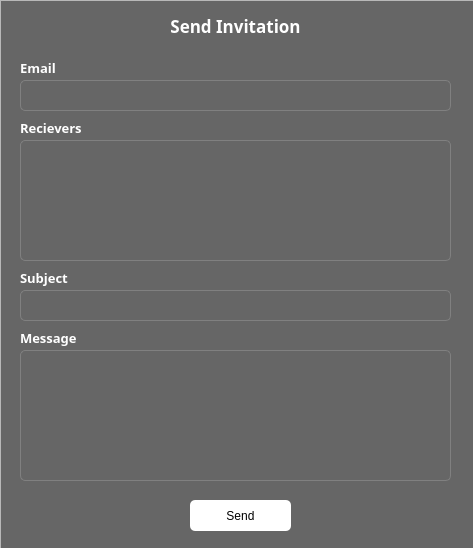
<?xml version="1.0" encoding="UTF-8"?>
<ui version="4.0">
 <class>send_mail</class>
 <widget class="QDialog" name="send_mail">
  <property name="geometry">
   <rect>
    <x>0</x>
    <y>0</y>
    <width>473</width>
    <height>548</height>
   </rect>
  </property>
  <property name="minimumSize">
   <size>
    <width>473</width>
    <height>548</height>
   </size>
  </property>
  <property name="maximumSize">
   <size>
    <width>473</width>
    <height>548</height>
   </size>
  </property>
  <property name="windowTitle">
   <string>Teamfinder : Invite</string>
  </property>
  <property name="styleSheet">
   <string notr="true">*{
	background-color:#666;
font-family:&quot;Poppins&quot;;
color:white;
}
QMessageBox{
	background:none;
	color:black;
}
QMessageBox QLabel{
	background:none;
	color:black;

}
QMessageBox QPushButton{
	color:black;
	background:white;
}
</string>
  </property>
  <widget class="QFrame" name="frame">
   <property name="geometry">
    <rect>
     <x>0</x>
     <y>0</y>
     <width>491</width>
     <height>571</height>
    </rect>
   </property>
   <property name="styleSheet">
    <string notr="true">background:none;
background-color:rgba(32,32,32,.9);</string>
   </property>
   <property name="frameShape">
    <enum>QFrame::StyledPanel</enum>
   </property>
   <property name="frameShadow">
    <enum>QFrame::Raised</enum>
   </property>
   <widget class="QLabel" name="label">
    <property name="geometry">
     <rect>
      <x>0</x>
      <y>5</y>
      <width>471</width>
      <height>41</height>
     </rect>
    </property>
    <property name="font">
     <font>
      <family>Poppins</family>
      <pointsize>13</pointsize>
      <bold>true</bold>
     </font>
    </property>
    <property name="styleSheet">
     <string notr="true">background:none;</string>
    </property>
    <property name="text">
     <string>Send Invitation</string>
    </property>
    <property name="alignment">
     <set>Qt::AlignCenter</set>
    </property>
   </widget>
   <widget class="QListWidget" name="listWidget">
    <property name="geometry">
     <rect>
      <x>20</x>
      <y>140</y>
      <width>431</width>
      <height>121</height>
     </rect>
    </property>
    <property name="styleSheet">
     <string notr="true">QListWidget{
background:none;
background:transparent;
border:1px solid gray;
border-radius:5px;

}

QListWidget::item:selected {
    background-color: transparent;
	outline:none;
	color:white;

}</string>
    </property>
   </widget>
   <widget class="QLineEdit" name="email">
    <property name="geometry">
     <rect>
      <x>20</x>
      <y>80</y>
      <width>431</width>
      <height>31</height>
     </rect>
    </property>
    <property name="styleSheet">
     <string notr="true">QLineEdit{
background:none;
background:transparent;
border:1px solid gray;
border-radius:5px;

}
QLineEdit:focus{
	border-color:#fff;
}</string>
    </property>
   </widget>
   <widget class="QPushButton" name="sendInvite">
    <property name="geometry">
     <rect>
      <x>190</x>
      <y>500</y>
      <width>101</width>
      <height>31</height>
     </rect>
    </property>
    <property name="styleSheet">
     <string notr="true">QPushButton{
background:#fff;
border-radius:5px;
color:black;

}

QPushButton:hover {
    background-color: lightgray;
}

QPushButton:pressed {
    background-color: gray;

}</string>
    </property>
    <property name="text">
     <string>Send</string>
    </property>
   </widget>
   <widget class="QLineEdit" name="subject">
    <property name="geometry">
     <rect>
      <x>20</x>
      <y>290</y>
      <width>431</width>
      <height>31</height>
     </rect>
    </property>
    <property name="styleSheet">
     <string notr="true">QLineEdit{
background:none;
background:transparent;
border:1px solid gray;
border-radius:5px;

}
QLineEdit:focus{
	border-color:#fff;
}</string>
    </property>
   </widget>
   <widget class="QTextEdit" name="message">
    <property name="geometry">
     <rect>
      <x>20</x>
      <y>350</y>
      <width>431</width>
      <height>131</height>
     </rect>
    </property>
    <property name="styleSheet">
     <string notr="true">QTextEdit{
background:none;
background:transparent;
border:1px solid gray;
border-radius:5px;

}
QTextEdit:focus{
	border-color:#fff;
}</string>
    </property>
   </widget>
   <widget class="QLabel" name="label_5">
    <property name="geometry">
     <rect>
      <x>20</x>
      <y>270</y>
      <width>101</width>
      <height>16</height>
     </rect>
    </property>
    <property name="font">
     <font>
      <family>Poppins</family>
      <pointsize>10</pointsize>
      <bold>true</bold>
     </font>
    </property>
    <property name="styleSheet">
     <string notr="true">background:none;</string>
    </property>
    <property name="text">
     <string>Subject</string>
    </property>
   </widget>
   <widget class="QLabel" name="label_3">
    <property name="geometry">
     <rect>
      <x>20</x>
      <y>330</y>
      <width>101</width>
      <height>16</height>
     </rect>
    </property>
    <property name="font">
     <font>
      <family>Poppins</family>
      <pointsize>10</pointsize>
      <bold>true</bold>
     </font>
    </property>
    <property name="styleSheet">
     <string notr="true">background:none;</string>
    </property>
    <property name="text">
     <string>Message</string>
    </property>
   </widget>
   <widget class="QLabel" name="label_4">
    <property name="geometry">
     <rect>
      <x>20</x>
      <y>120</y>
      <width>81</width>
      <height>16</height>
     </rect>
    </property>
    <property name="font">
     <font>
      <family>Poppins</family>
      <pointsize>10</pointsize>
      <bold>true</bold>
     </font>
    </property>
    <property name="styleSheet">
     <string notr="true">background:none;</string>
    </property>
    <property name="text">
     <string>Recievers</string>
    </property>
   </widget>
   <widget class="QLabel" name="label_6">
    <property name="geometry">
     <rect>
      <x>20</x>
      <y>60</y>
      <width>61</width>
      <height>16</height>
     </rect>
    </property>
    <property name="font">
     <font>
      <family>Poppins</family>
      <pointsize>10</pointsize>
      <bold>true</bold>
     </font>
    </property>
    <property name="styleSheet">
     <string notr="true">background:none;</string>
    </property>
    <property name="text">
     <string>Email</string>
    </property>
   </widget>
  </widget>
 </widget>
 <resources/>
 <connections/>
</ui>
